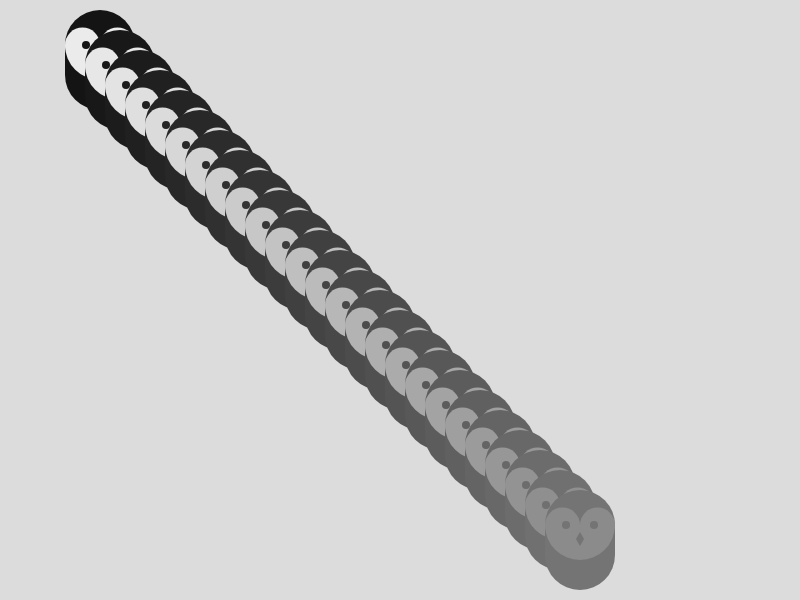
Frame 1 (no input)
Frame 60 (no input): identical to frame 1, image omitted
Frame 120 (the mouse pressed at the canvas centre since frame 60): identical to frame 1, image omitted

The p5.js sketch that drew this single still picture (run headless with seeded random() and noise() and a simulated clock; from frame 60 on, the mouse is pressed at the canvas centre):

// p5.js sketch
// ── sketch.js
function setup() {
    createCanvas(800, 600);
}

function draw() {
    background(220);
    //owl(200, 200, 10, 1);

    for (let x = 100; x < 600; x += 20) {
        owl(x, x+10, x*0.2, 1);
    }

}
// based on Lauren Lee McCarthy

// x location, y location, grey colour, scale
function owl (x, y, g, s) {
  push ();  
  translate (x,y);
  scale (s);
  stroke (g);
  strokeWeight (70);
  line (0,-35,0,-65); //body
  noStroke ();
  fill(255-g);
  ellipse (-17.5, -65, 35, 35); // left eye
  ellipse (17.5, -65, 35, 35); // Right eye
  arc (0, -65, 70, 70, 0, PI);
  fill (g);
  ellipse (-14, -65, 8, 8); // left pupil
  ellipse (14, -65, 8, 8);  // right pupil
  quad (0, -58, 4, -51, 0, -44, -4, -51); //beak
  pop ();
}
